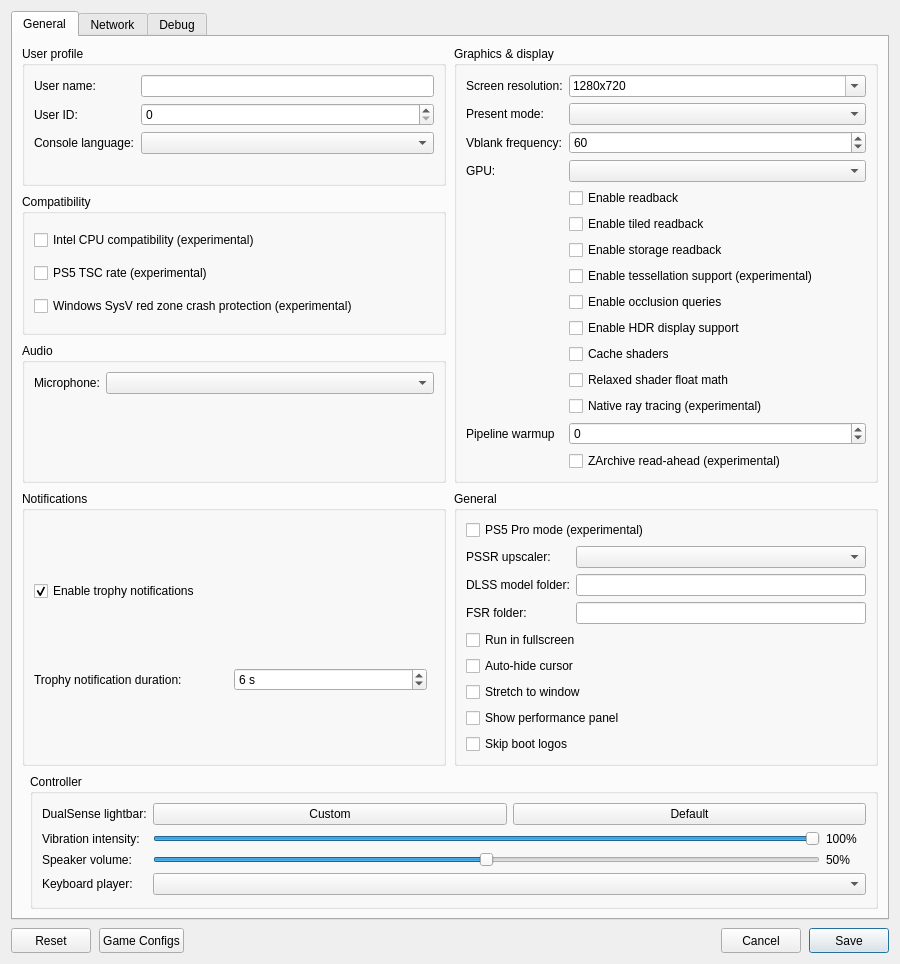
<?xml version="1.0" encoding="UTF-8"?>
<ui version="4.0">
 <class>ConfigurationEditDialog</class>
 <widget class="QDialog" name="ConfigurationEditDialog">
  <property name="geometry">
   <rect>
    <x>0</x>
    <y>0</y>
    <width>900</width>
    <height>620</height>
   </rect>
  </property>
  <property name="windowTitle">
   <string>Settings</string>
  </property>
  <property name="locale">
   <locale language="English" country="UnitedStates"/>
  </property>
  <layout class="QVBoxLayout" name="dialogLayout">
   <property name="spacing"><number>8</number></property>
   <item>
    <widget class="QTabWidget" name="settings_tabs">
     <property name="currentIndex"><number>0</number></property>
     <widget class="QWidget" name="settings_tab">
      <attribute name="title"><string>General</string></attribute>
      <layout class="QGridLayout" name="gridLayout">
       <property name="horizontalSpacing">
        <number>8</number>
       </property>
       <property name="verticalSpacing">
        <number>8</number>
       </property>
       <item row="0" column="0" colspan="2">
        <layout class="QGridLayout" name="sectionsLayout" columnstretch="1,1">
         <property name="horizontalSpacing">
          <number>8</number>
         </property>
         <property name="verticalSpacing">
          <number>8</number>
         </property>
         <item row="0" column="0">
          <widget class="QGroupBox" name="user_profile_group">
           <property name="title">
            <string>User profile</string>
           </property>
           <layout class="QFormLayout" name="userProfileLayout">
            <property name="fieldGrowthPolicy">
             <enum>QFormLayout::AllNonFixedFieldsGrow</enum>
            </property>
            <item row="0" column="0">
             <widget class="QLabel" name="label_user_name">
              <property name="text"><string>User name:</string></property>
             </widget>
            </item>
            <item row="0" column="1">
             <widget class="MandatoryLineEdit" name="lineEdit_user_name">
              <property name="toolTip"><string>Local user name exposed to games</string></property>
              <property name="clearButtonEnabled"><bool>true</bool></property>
             </widget>
            </item>
            <item row="1" column="0">
             <widget class="QLabel" name="label_user_id">
              <property name="text"><string>User ID:</string></property>
             </widget>
            </item>
            <item row="1" column="1">
             <widget class="QSpinBox" name="spinBox_user_id">
              <property name="toolTip"><string>Local user ID exposed to games</string></property>
             </widget>
            </item>
            <item row="2" column="0">
             <widget class="QLabel" name="label_console_language">
              <property name="text"><string>Console language:</string></property>
             </widget>
            </item>
            <item row="2" column="1">
             <widget class="QComboBox" name="comboBox_console_language">
              <property name="toolTip"><string>Language</string></property>
             </widget>
            </item>
           </layout>
          </widget>
         </item>
         <item row="2" column="0">
          <widget class="QGroupBox" name="audio_group">
           <property name="title"><string>Audio</string></property>
           <layout class="QFormLayout" name="audioLayout">
            <property name="fieldGrowthPolicy">
             <enum>QFormLayout::AllNonFixedFieldsGrow</enum>
            </property>
            <item row="0" column="0">
             <widget class="QLabel" name="label_audio_input_device">
              <property name="text"><string>Microphone:</string></property>
             </widget>
            </item>
            <item row="0" column="1">
             <widget class="QComboBox" name="comboBox_audio_input_device"/>
            </item>
           </layout>
          </widget>
         </item>
         <item row="0" column="1" rowspan="3">
          <widget class="QGroupBox" name="graphics_group">
           <property name="title">
            <string>Graphics &amp;&amp; display</string>
           </property>
           <layout class="QFormLayout" name="graphicsLayout">
            <property name="fieldGrowthPolicy">
             <enum>QFormLayout::AllNonFixedFieldsGrow</enum>
            </property>
            <item row="0" column="0">
             <widget class="QLabel" name="label_screen_resolution">
              <property name="text"><string>Screen resolution:</string></property>
             </widget>
            </item>
            <item row="0" column="1">
             <widget class="QComboBox" name="comboBox_screen_resolution">
              <property name="toolTip"><string>Window resolution as WIDTHxHEIGHT; pick a preset or type a custom size. Non-16:9 sizes such as 21:9 show the game with black bars unless Stretch to window is on.</string></property>
              <property name="editable"><bool>true</bool></property>
              <property name="insertPolicy"><enum>QComboBox::NoInsert</enum></property>
              <item><property name="text"><string notr="true">1280x720</string></property></item>
              <item><property name="text"><string notr="true">1920x1080</string></property></item>
              <item><property name="text"><string notr="true">2560x1440</string></property></item>
              <item><property name="text"><string notr="true">3840x2160</string></property></item>
              <item><property name="text"><string notr="true">2560x1080</string></property></item>
              <item><property name="text"><string notr="true">3440x1440</string></property></item>
              <item><property name="text"><string notr="true">3840x1600</string></property></item>
              <item><property name="text"><string notr="true">5120x2160</string></property></item>
             </widget>
            </item>
            <item row="1" column="0">
             <widget class="QLabel" name="label_present_mode">
              <property name="text"><string>Present mode:</string></property>
             </widget>
            </item>
            <item row="1" column="1">
             <widget class="QComboBox" name="comboBox_present_mode">
              <property name="toolTip"><string>Vulkan swapchain presentation mode</string></property>
             </widget>
            </item>
            <item row="2" column="0">
             <widget class="QLabel" name="label_vblank_frequency">
              <property name="text"><string>Vblank frequency:</string></property>
             </widget>
            </item>
            <item row="2" column="1">
             <widget class="QSpinBox" name="spinBox_vblank_frequency">
              <property name="toolTip"><string>Virtual display refresh rate used for frame pacing</string></property>
              <property name="minimum"><number>30</number></property>
              <property name="maximum"><number>360</number></property>
              <property name="value"><number>60</number></property>
             </widget>
            </item>
            <item row="4" column="0">
             <widget class="QLabel" name="label_gpu">
              <property name="text"><string>GPU:</string></property>
             </widget>
            </item>
            <item row="4" column="1">
             <widget class="QComboBox" name="comboBox_gpu">
              <property name="toolTip"><string>Graphics device used by the emulator</string></property>
             </widget>
            </item>
            <item row="5" column="1">
             <widget class="QCheckBox" name="checkBox_readback">
              <property name="toolTip"><string>Read back writable linear images</string></property>
              <property name="text"><string>Enable readback</string></property>
             </widget>
            </item>
            <item row="6" column="1">
             <widget class="QCheckBox" name="checkBox_readback_tiled">
              <property name="toolTip"><string>Read back small writable tiled images</string></property>
              <property name="text"><string>Enable tiled readback</string></property>
             </widget>
            </item>
            <item row="7" column="1">
             <widget class="QCheckBox" name="checkBox_readback_storage">
              <property name="toolTip"><string>Read back shader-written images when the game flushes the GPU cache for the CPU. Images from linear and tiled readback are read back then too.</string></property>
              <property name="text"><string>Enable storage readback</string></property>
             </widget>
            </item>
            <item row="8" column="1">
             <widget class="QCheckBox" name="checkBox_tessellation">
              <property name="toolTip"><string>Draw tessellated geometry. Disabled by default; unsupported tessellation may cause crashes.</string></property>
              <property name="text"><string>Enable tessellation support (experimental)</string></property>
             </widget>
            </item>
            <item row="9" column="1">
             <widget class="QCheckBox" name="checkBox_occlusion_queries">
              <property name="toolTip"><string>Count the samples of occlusion queries on the GPU, so hidden lights and objects stay hidden. Costs some performance.</string></property>
              <property name="text"><string>Enable occlusion queries</string></property>
             </widget>
            </item>
            <item row="10" column="1">
             <widget class="QCheckBox" name="checkBox_hdr">
              <property name="toolTip"><string>Enable HDR10 output for supported games. Requires HDR enabled on the host display.</string></property>
              <property name="text"><string>Enable HDR display support</string></property>
             </widget>
            </item>
            <item row="11" column="1">
             <widget class="QCheckBox" name="checkBox_shader_cache">
              <property name="toolTip"><string>Save compiled shaders and pipelines per game and load them at startup.</string></property>
              <property name="text"><string>Cache shaders</string></property>
             </widget>
            </item>
            <item row="12" column="1">
             <widget class="QCheckBox" name="checkBox_relaxed_shader_float">
              <property name="toolTip"><string>Use the host GPU's native float operations in shaders. Faster, but can be inaccurate.</string></property>
              <property name="text"><string>Relaxed shader float math</string></property>
             </widget>
            </item>
            <item row="13" column="1">
             <widget class="QCheckBox" name="checkBox_native_rt">
              <property name="toolTip"><string>Use native RT on the GPU.</string></property>
              <property name="text"><string>Native ray tracing (experimental)</string></property>
             </widget>
            </item>
            <item row="14" column="0">
             <widget class="QLabel" name="label_pipeline_warmup">
              <property name="text"><string>Pipeline warmup</string></property>
              <property name="buddy"><cstring>spinBox_pipeline_warmup</cstring></property>
             </widget>
            </item>
            <item row="14" column="1">
             <widget class="QSpinBox" name="spinBox_pipeline_warmup">
              <property name="toolTip"><string>Experimental. Default prebuilds every cached pipeline. 0 defers all creation to first use. Smaller limits can trade startup time for gameplay stutter.</string></property>
              <property name="minimum"><number>-1</number></property>
              <property name="specialValueText"><string>Default</string></property>
             </widget>
            </item>
            <item row="15" column="1">
             <widget class="QCheckBox" name="checkBox_archive_read_ahead">
              <property name="text"><string>ZArchive read-ahead (experimental)</string></property>
              <property name="toolTip"><string>Prefetch sequential reads from .zar games. Effects vary by game and storage.</string></property>
             </widget>
            </item>
           </layout>
          </widget>
         </item>
         <item row="3" column="0">
          <widget class="QGroupBox" name="notifications_group">
           <property name="title"><string>Notifications</string></property>
           <layout class="QVBoxLayout" name="notificationsLayout">
            <item>
             <widget class="QCheckBox" name="checkBox_trophy_notifications">
              <property name="toolTip"><string>Show trophy unlock notifications and play their sound.
    To use your own sound, replace the emulator's assets/sounds/trophy-unlock.wav with a WAV file and restart the game.</string></property>
              <property name="text"><string>Enable trophy notifications</string></property>
              <property name="checked"><bool>true</bool></property>
             </widget>
            </item>
            <item>
             <layout class="QHBoxLayout" name="trophyDurationLayout">
              <item>
               <widget class="QLabel" name="label_trophy_duration">
                <property name="text"><string>Trophy notification duration:</string></property>
               </widget>
              </item>
              <item>
               <widget class="QSpinBox" name="spinBox_trophy_duration">
                <property name="toolTip"><string>How long each trophy unlock notification stays on screen.</string></property>
                <property name="suffix"><string> s</string></property>
                <property name="minimum"><number>5</number></property>
                <property name="maximum"><number>10</number></property>
                <property name="value"><number>6</number></property>
               </widget>
              </item>
              <item>
               <spacer name="trophyDurationSpacer">
                <property name="orientation"><enum>Qt::Horizontal</enum></property>
               </spacer>
              </item>
             </layout>
            </item>
           </layout>
          </widget>
         </item>
         <item row="3" column="1">
          <widget class="QGroupBox" name="general_group">
           <property name="title"><string>General</string></property>
           <layout class="QVBoxLayout" name="generalLayout">
            <item>
             <widget class="QCheckBox" name="checkBox_pro">
              <property name="toolTip"><string>Enable PS5 Pro mode for supported games. Disabled by default.</string></property>
              <property name="text"><string>PS5 Pro mode (experimental)</string></property>
             </widget>
            </item>
            <item>
             <layout class="QFormLayout" name="pssrLayout">
              <item row="0" column="0">
               <widget class="QLabel" name="label_pssr_upscaler">
                <property name="text"><string>PSSR upscaler:</string></property>
               </widget>
              </item>
              <item row="0" column="1">
               <widget class="QComboBox" name="comboBox_pssr_upscaler">
                <property name="toolTip"><string>DLSS needs an NVIDIA RTX GPU</string></property>
               </widget>
              </item>
              <item row="1" column="0">
               <widget class="QLabel" name="label_dlss_folder">
                <property name="text"><string>DLSS model folder:</string></property>
               </widget>
              </item>
              <item row="1" column="1">
               <widget class="MandatoryLineEdit" name="lineEdit_dlss_folder">
                <property name="toolTip"><string>Folder with nvngx_dlss.dll (Windows) or libnvidia-ngx-dlss.so.* (Linux)</string></property>
                <property name="clearButtonEnabled"><bool>true</bool></property>
               </widget>
              </item>
              <item row="2" column="0">
               <widget class="QLabel" name="label_fsr_folder">
                <property name="text"><string>FSR folder:</string></property>
               </widget>
              </item>
              <item row="2" column="1">
               <widget class="MandatoryLineEdit" name="lineEdit_fsr_folder">
                <property name="toolTip"><string>Folder with amd_fidelityfx_loader_vk.dll and amd_fidelityfx_upscaler_vk.dll (AMD FidelityFX SDK 2.4 or later)</string></property>
                <property name="clearButtonEnabled"><bool>true</bool></property>
               </widget>
              </item>
             </layout>
            </item>
            <item>
             <widget class="QCheckBox" name="checkBox_fullscreen">
              <property name="toolTip"><string>Run in borderless desktop fullscreen</string></property>
              <property name="text"><string>Run in fullscreen</string></property>
             </widget>
            </item>
            <item>
             <widget class="QCheckBox" name="checkBox_hide_cursor">
              <property name="toolTip"><string>Hide the host cursor after 2 seconds without mouse activity</string></property>
              <property name="text"><string>Auto-hide cursor</string></property>
             </widget>
            </item>
            <item>
             <widget class="QCheckBox" name="checkBox_stretch">
              <property name="toolTip"><string>Stretch the game image to fill the window instead of keeping its aspect ratio with black bars</string></property>
              <property name="text"><string>Stretch to window</string></property>
             </widget>
            </item>
            <item>
             <widget class="QCheckBox" name="checkBox_perf_overlay">
              <property name="toolTip"><string>Show FPS, frame times, CPU/GPU usage, RAM and memory pressure in the game window. Press F2 (Cmd+P on macOS) to toggle it, and add Shift for the detailed view.</string></property>
              <property name="text"><string>Show performance panel</string></property>
             </widget>
            </item>
            <item>
             <widget class="QCheckBox" name="checkBox_skip_notice_screen">
              <property name="toolTip"><string>Skip startup logos and notices in supported games.</string></property>
              <property name="text"><string>Skip boot logos</string></property>
             </widget>
            </item>
           </layout>
          </widget>
         </item>
         <item row="1" column="0">
          <widget class="QGroupBox" name="compatibility_group">
           <property name="title">
            <string>Compatibility</string>
           </property>
           <layout class="QVBoxLayout" name="compatibilityLayout">
            <item>
             <widget class="QCheckBox" name="checkBox_amd_cpu">
              <property name="toolTip"><string>Patch CPU instructions that differ between AMD and the host CPU.</string></property>
              <property name="text"><string>Intel CPU compatibility (experimental)</string></property>
             </widget>
            </item>
            <item>
             <widget class="QCheckBox" name="checkBox_guest_tsc">
              <property name="toolTip"><string>Run the CPU time stamp counter (TSC) at the PS5's 1.6 GHz instead of the host rate. Fixes games that run too fast.</string></property>
              <property name="text"><string>PS5 TSC rate (experimental)</string></property>
             </widget>
            </item>
            <item>
             <widget class="QCheckBox" name="checkBox_red_zone_protection">
              <property name="toolTip"><string>Helps prevent crashes in some games on Windows</string></property>
              <property name="text"><string>Windows SysV red zone crash protection (experimental)</string></property>
             </widget>
            </item>
           </layout>
          </widget>
         </item>
        </layout>
       </item>
       <item row="1" column="1">
        <widget class="QGroupBox" name="controller_group">
         <property name="title"><string>Controller</string></property>
         <layout class="QFormLayout" name="controllerLayout">
          <property name="fieldGrowthPolicy"><enum>QFormLayout::AllNonFixedFieldsGrow</enum></property>
          <item row="0" column="0">
           <widget class="QLabel" name="label_controller_color">
            <property name="text"><string>DualSense lightbar:</string></property>
           </widget>
          </item>
          <item row="0" column="1">
           <layout class="QHBoxLayout" name="controllerColorLayout">
            <item>
             <widget class="QPushButton" name="button_controller_color">
              <property name="toolTip"><string>Choose and preview a fixed LED color. Bluetooth DualSense may take several seconds to update.</string></property>
              <property name="text"><string>Custom</string></property>
             </widget>
            </item>
            <item>
             <widget class="QPushButton" name="button_controller_color_reset">
              <property name="toolTip"><string>Let the game control the lightbar</string></property>
              <property name="text"><string>Default</string></property>
             </widget>
            </item>
           </layout>
          </item>
          <item row="1" column="0">
           <widget class="QLabel" name="label_controller_vibration">
            <property name="text"><string>Vibration intensity:</string></property>
           </widget>
          </item>
          <item row="1" column="1">
           <layout class="QHBoxLayout" name="controllerVibrationLayout">
            <item>
             <widget class="QSlider" name="slider_controller_vibration">
              <property name="toolTip"><string>Scale DualSense vibration over USB and Bluetooth</string></property>
              <property name="maximum"><number>100</number></property>
              <property name="value"><number>100</number></property>
              <property name="orientation"><enum>Qt::Horizontal</enum></property>
             </widget>
            </item>
            <item>
             <widget class="QLabel" name="label_controller_vibration_value">
              <property name="minimumSize"><size><width>40</width><height>0</height></size></property>
              <property name="text"><string>100%</string></property>
             </widget>
            </item>
           </layout>
          </item>
          <item row="2" column="0">
           <widget class="QLabel" name="label_controller_volume">
            <property name="text"><string>Speaker volume:</string></property>
           </widget>
          </item>
          <item row="2" column="1">
           <layout class="QHBoxLayout" name="controllerVolumeLayout">
            <item>
             <widget class="QSlider" name="slider_controller_volume">
              <property name="toolTip"><string>Scale the DualSense speaker over USB and Bluetooth. 50% is the previous default; 100% adds 6 dB of gain.</string></property>
              <property name="maximum"><number>100</number></property>
              <property name="value"><number>50</number></property>
              <property name="orientation"><enum>Qt::Horizontal</enum></property>
             </widget>
            </item>
            <item>
             <widget class="QLabel" name="label_controller_volume_value">
              <property name="minimumSize"><size><width>40</width><height>0</height></size></property>
              <property name="text"><string>50%</string></property>
             </widget>
            </item>
           </layout>
          </item>
          <item row="3" column="0">
           <widget class="QLabel" name="label_keyboard_player">
            <property name="text"><string>Keyboard player:</string></property>
           </widget>
          </item>
          <item row="3" column="1">
           <widget class="QComboBox" name="comboBox_keyboard_player">
            <property name="toolTip"><string>Gamepads fill the remaining players in connection order. Every player uses the same input mapping.</string></property>
           </widget>
          </item>
         </layout>
        </widget>
       </item>
      </layout>
     </widget>
     <widget class="QWidget" name="network_tab">
      <attribute name="title"><string>Network</string></attribute>
      <layout class="QVBoxLayout" name="networkTabLayout">
       <item>
        <widget class="QCheckBox" name="checkBox_network_connected">
         <property name="toolTip"><string>Let games use your computer's local network connection.</string></property>
         <property name="text"><string>Enable network connection</string></property>
        </widget>
       </item>
       <item>
        <widget class="QCheckBox" name="checkBox_psn_emulation">
         <property name="text"><string>Emulate PSN (compatibility)</string></property>
        </widget>
       </item>
       <item>
        <spacer name="networkSpacer">
         <property name="orientation"><enum>Qt::Vertical</enum></property>
         <property name="sizeHint" stdset="0"><size><width>20</width><height>40</height></size></property>
        </spacer>
       </item>
      </layout>
     </widget>
     <widget class="QWidget" name="debug_tab">
      <attribute name="title"><string>Debug</string></attribute>
      <layout class="QVBoxLayout" name="debugTabLayout">
       <item>
        <widget class="QGroupBox" name="debug_group">
         <property name="title">
          <string>Debugging &amp;&amp; logs</string>
         </property>
         <layout class="QGridLayout" name="debugLayout" columnstretch="0,1,0,1">
          <property name="horizontalSpacing"><number>8</number></property>
          <property name="verticalSpacing"><number>6</number></property>
          <item row="0" column="0" colspan="2">
           <widget class="QCheckBox" name="checkBox_vulkan_validation">
            <property name="toolTip"><string>Enable Vulkan validation layers</string></property>
            <property name="text"><string>Vulkan validation</string></property>
            <property name="checked"><bool>true</bool></property>
           </widget>
          </item>
          <item row="0" column="2" colspan="2">
           <widget class="QCheckBox" name="checkBox_shader_validation">
            <property name="toolTip"><string>Validate SPIR-V binary</string></property>
            <property name="text"><string>Shader validation</string></property>
            <property name="checked"><bool>true</bool></property>
           </widget>
          </item>
          <item row="1" column="0" colspan="2">
           <widget class="QCheckBox" name="checkBox_renderdoc_capture">
            <property name="toolTip"><string>Enable RenderDoc capture</string></property>
            <property name="text"><string>RenderDoc capture</string></property>
           </widget>
          </item>
          <item row="1" column="2" colspan="2">
           <widget class="QCheckBox" name="checkBox_cmd_dump">
            <property name="toolTip"><string>Dump command buffers</string></property>
            <property name="text"><string>Command buffer dump</string></property>
           </widget>
          </item>
          <item row="2" column="0">
           <widget class="QLabel" name="label_shader_log_direction">
            <property name="text"><string>Shader logging:</string></property>
           </widget>
          </item>
          <item row="2" column="1">
           <widget class="QComboBox" name="comboBox_shader_log_direction">
            <property name="toolTip"><string>Dump shaders to file or console window. If enabled may decrease emulator performance</string></property>
           </widget>
          </item>
          <item row="2" column="2">
           <widget class="QLabel" name="label_shader_log_folder">
            <property name="text"><string>Shader log folder:</string></property>
           </widget>
          </item>
          <item row="2" column="3">
           <widget class="MandatoryLineEdit" name="lineEdit_shader_log_folder">
            <property name="toolTip"><string>Specify directory to dump shaders</string></property>
            <property name="clearButtonEnabled"><bool>true</bool></property>
           </widget>
          </item>
          <item row="3" column="0">
           <widget class="QLabel" name="label_printf_direction">
            <property name="text"><string>Printf output:</string></property>
           </widget>
          </item>
          <item row="3" column="1">
           <widget class="QComboBox" name="comboBox_printf_direction">
            <property name="toolTip"><string>Print logs to file or console window. If enabled may decrease emulator performance</string></property>
           </widget>
          </item>
          <item row="3" column="2">
           <widget class="QLabel" name="label_printf_file">
            <property name="text"><string>Printf output file:</string></property>
           </widget>
          </item>
          <item row="3" column="3">
           <widget class="MandatoryLineEdit" name="lineEdit_printf_file">
            <property name="toolTip"><string>Specify file to dump logs</string></property>
            <property name="clearButtonEnabled"><bool>true</bool></property>
           </widget>
          </item>
          <item row="4" column="0">
           <widget class="QCheckBox" name="checkBox_profiler">
            <property name="toolTip"><string>Enable the Tracy profiler. Profiling may decrease emulator performance</string></property>
            <property name="text"><string>Tracy profiler</string></property>
           </widget>
          </item>
          <item row="4" column="2">
           <widget class="QLabel" name="label_cmd_dump_folder">
            <property name="text"><string>Command buffer folder:</string></property>
           </widget>
          </item>
          <item row="4" column="3">
           <widget class="MandatoryLineEdit" name="lineEdit_cmd_dump_folder">
            <property name="toolTip"><string>Specify directory to dump command buffers</string></property>
            <property name="clearButtonEnabled"><bool>true</bool></property>
           </widget>
          </item>
         </layout>
        </widget>
       </item>
       <item>
        <widget class="QGroupBox" name="rendering_compatibility_group">
         <property name="title"><string>Rendering compatibility</string></property>
         <layout class="QVBoxLayout" name="renderingCompatibilityLayout">
          <item>
           <widget class="QLabel" name="label_rendering_compatibility">
            <property name="text"><string>These settings may help with rendering bugs at a slight performance cost.</string></property>
            <property name="wordWrap"><bool>true</bool></property>
           </widget>
          </item>
          <item>
           <widget class="QCheckBox" name="checkBox_sync_raw_image_buffers">
            <property name="toolTip"><string>Can fix missing textures and incorrect transparency (Resident Evil 2).</string></property>
            <property name="text"><string>Accurate texture synchronization</string></property>
           </widget>
          </item>
         </layout>
        </widget>
       </item>
       <item>
        <widget class="QGroupBox" name="performance_tweaks_group">
         <property name="title"><string>Performance tweaks</string></property>
         <layout class="QVBoxLayout" name="performanceTweaksLayout">
          <item>
           <widget class="QLabel" name="label_performance_tweaks">
            <property name="styleSheet"><string>color: red;</string></property>
            <property name="text"><string>Game-specific tweaks: they may or may not improve performance. Use with caution and prefer setting them per game rather than globally.</string></property>
            <property name="wordWrap"><bool>true</bool></property>
           </widget>
          </item>
          <item>
           <layout class="QHBoxLayout" name="flushDrawsLayout">
            <item>
             <widget class="QLabel" name="label_flush_draws">
              <property name="text"><string>Submit GPU work every N draws (0 = off):</string></property>
             </widget>
            </item>
            <item>
             <widget class="QSpinBox" name="spinBox_flush_draws">
              <property name="toolTip"><string>Can lower frame time in games that send a whole frame as one command buffer, at some submit overhead.</string></property>
              <property name="maximum"><number>99999</number></property>
             </widget>
            </item>
            <item>
             <spacer name="flushDrawsSpacer">
              <property name="orientation"><enum>Qt::Horizontal</enum></property>
             </spacer>
            </item>
           </layout>
          </item>
         </layout>
        </widget>
       </item>
       <item>
        <spacer name="debugSpacer">
         <property name="orientation"><enum>Qt::Vertical</enum></property>
         <property name="sizeHint" stdset="0"><size><width>20</width><height>40</height></size></property>
        </spacer>
       </item>
      </layout>
     </widget>
    </widget>
   </item>
   <item>
    <layout class="QHBoxLayout" name="buttonLayout">
     <item>
     <widget class="QPushButton" name="clear_button">
       <property name="minimumSize"><size><width>80</width><height>25</height></size></property>
       <property name="text"><string>Reset</string></property>
       <property name="toolTip"><string>Restore default settings</string></property>
      </widget>
     </item>
     <item>
      <widget class="QPushButton" name="settings_button">
       <property name="minimumSize"><size><width>80</width><height>25</height></size></property>
       <property name="text"><string>Game Configs</string></property>
       <property name="toolTip"><string>Import or export game configs</string></property>
      </widget>
     </item>
     <item>
      <spacer name="buttonSpacer">
       <property name="orientation"><enum>Qt::Horizontal</enum></property>
       <property name="sizeHint" stdset="0"><size><width>40</width><height>20</height></size></property>
      </spacer>
     </item>
     <item>
      <widget class="QPushButton" name="cancel_button">
       <property name="minimumSize"><size><width>80</width><height>25</height></size></property>
       <property name="text"><string>Cancel</string></property>
      </widget>
     </item>
     <item>
      <widget class="QPushButton" name="ok_button">
       <property name="minimumSize"><size><width>80</width><height>25</height></size></property>
       <property name="text"><string>Save</string></property>
       <property name="default"><bool>true</bool></property>
      </widget>
     </item>
    </layout>
   </item>
  </layout>
 </widget>
 <customwidgets>
  <customwidget>
   <class>MandatoryLineEdit</class>
   <extends>QLineEdit</extends>
   <header>mandatoryLineEdit.h</header>
  </customwidget>
 </customwidgets>
 <resources/>
</ui>
